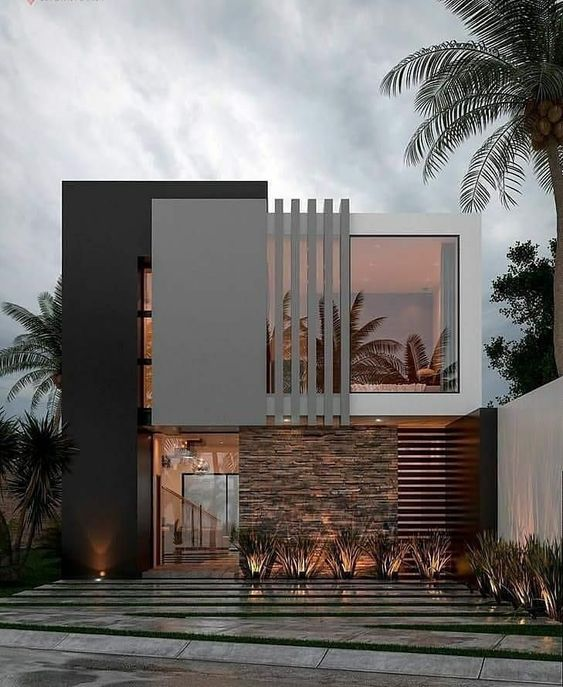
#> input picture images/fachada.jpg, 563 x 687 px
$ python Contour.py images/fachada.jpg out.png
#> lines starting #> are read from the running program, lines starting #| are printed output that depends on the picture
from PIL import Image, ImageFilter
import sys

if __name__ == "__main__":
  print(f'Argumentos: {len(sys.argv)}')
  for i, arg in enumerate(sys.argv):
    print(f"argumentos:{i}: {arg}")

img= Image.open(sys.argv[1])
#> img is the input picture: PIL image 563x687 RGB; mean R, G, B 115, 111.2, 108.9

#Filtro Contour
img1= img.filter(ImageFilter.CONTOUR)
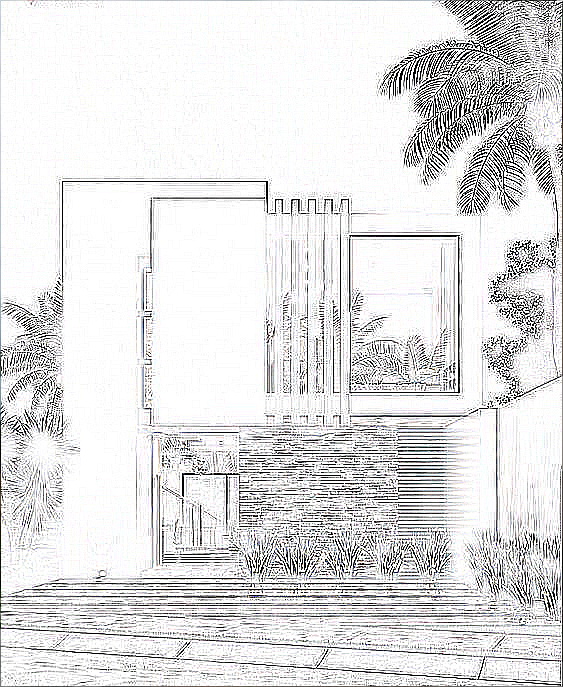
#> img1: PIL image 563x687 RGB; mean R, G, B 223.8, 223.9, 223.8

img1.save(sys.argv[2])
